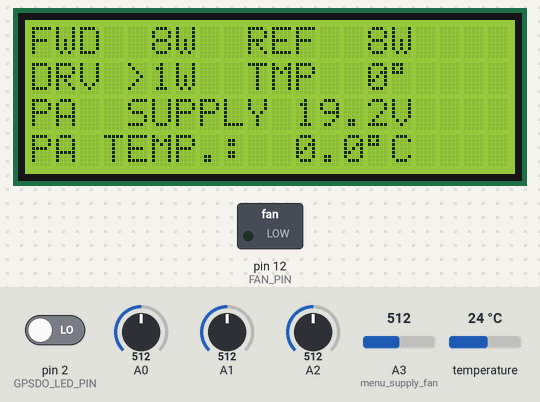
Bench run of a sketch on a simulated Arduino Uno, built with avr-gcc and run on an emulated ATmega328P. Parts: 20×4 character LCD, switched loads named in the sketch (green lamp = pin HIGH). Inputs (shaded band) come from the test bench; at power-on: A0 = 512, A1 = 512, A2 = 512, pin 2 (GPSDO_LED_PIN) LOW, A3 (menu_supply_fan) = 512, temperature 24 °C.

Above: at 3.3 s.
3.4 s: A0 set to 529
At 4.4 s:
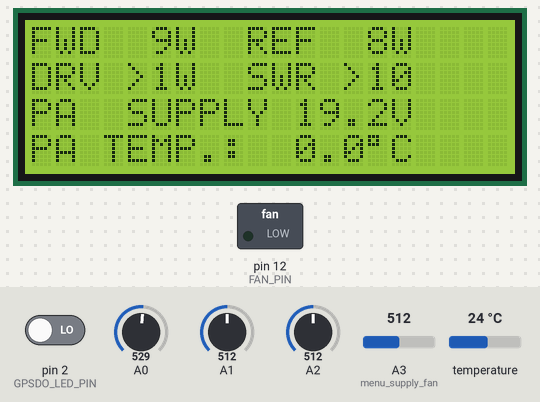
7.6 s: A1 set to 306
At 8.5 s:
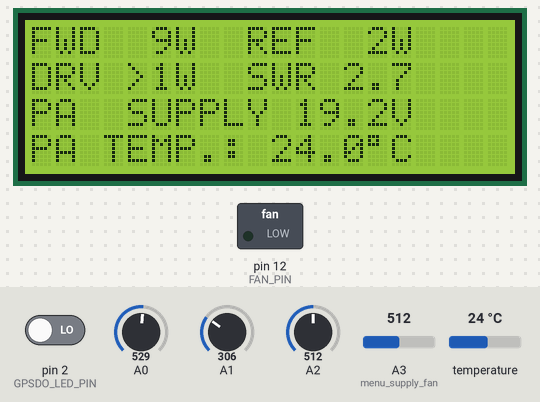
9.4 s: A2 set to 148
10.9 s: A2 set to 125
At 12.7 s:
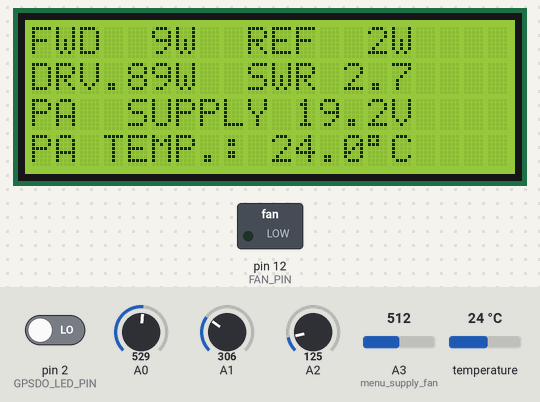
13.3 s: pin 2 (GPSDO_LED_PIN) driven HIGH
At 14.9 s:
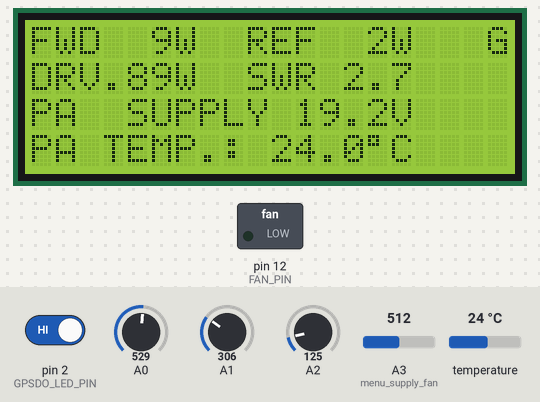
26.5 s: A1 set to 265
At 27.7 s:
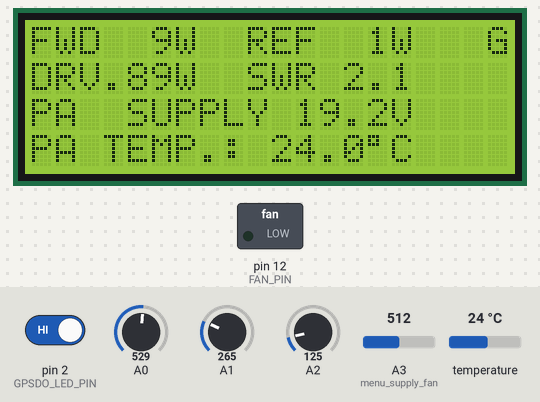
28.0 s: A1 set to 247
At 29.2 s:
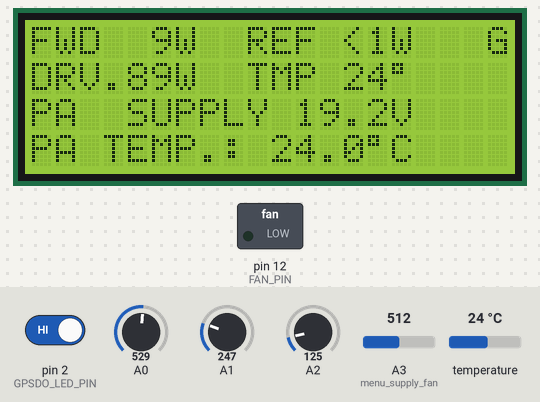
Timing chart, 0 to 30.8 s (numbered marks = the images above; inputs shaded):
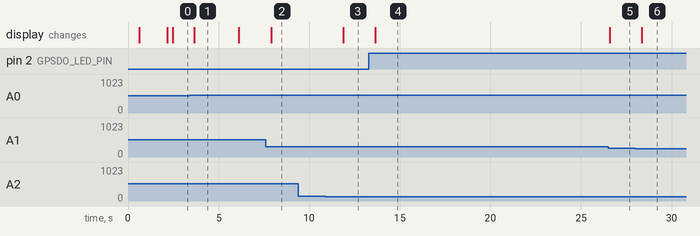

The sketch:

PA-Monitor-SG-Lab-2GHz4-V2.ino
```cpp
// PA-Monitor-SG-Lab-2GHz4-V2.ino   ---------- c 2020 by DC5ZM -------------------------------------------------------
//
// ---------------------------------------------- include libraries --------------------------------------------------
#include <OneWire.h>
#include <DallasTemperature.h>
#include <LiquidCrystal_I2C.h>  // 1.1.2 Frank de Brabander
// ---------------------------------------------- define constants ---------------------------------------------------
LiquidCrystal_I2C lcd(0x38,20,4);  // pcf8754at 0x38 -- pcf8574t 0x20

#define ONE_WIRE_BUS 11    //  Data wire is plugged into pin 12 on the Arduino
#define TEMPERATURE_PRECISION 13
#define FAN_PIN 12
#define NO  0
#define YES 1

#define R_SW 9

#define GPSDO_LED_PIN 2


// ************************************************************** variables to be changed for calibration *********
// use   http://www.xuru.org/rt/PR.asp#CopyPaste   for calculation coefficients                                   *                                                                                                             *
//                                                                           formula used:   y = a +b*x + c*x*x   *
//                                                                                                                *
float    a_drv = 0 , b_drv = 0.227, c_drv = 2;                       // coefficients of polygon approximation DRV *
float    a_fwd = 0.0524, b_fwd = -1.726, c_fwd = 1.957;              //                                   ... FWD *
float    a_ref = 0.0524, b_ref = -1.726, c_ref = 1.957;              //                                   ... REF *
float    scc_drv = 1.0, scc_fwd = 1.0, scc_ref =  1.0 ;              // Shift_Calibration_Curve 0.93=7%> 1.07=7%< *
float    power_drv_min = 0.1;                                        // minimal power for calculation and display *
byte     power_fwd_min = 1, power_ref_min = 1 ,power_drv_max = 1;    // min. power for calc. and display          *
byte     temp_fan_on = 50, voltmeter_full_scale = 30;                // fan on at overtemperature, adjust att. R1 *
// ****************************************************************************************************************


unsigned long time;
uint16_t temp_integer;    // uint16_t = 16 bit integer

char     temp_string[8], power_fwd_string[8], power_ref_string[8], power_drv_string[8], swr_string[8];
char     pa_voltage_string[8], temp_fan_on_string[8];

float    reflexion_coefficient, swr , power_fwd, power_ref, power_drv, voltage_fwd,voltage_ref, voltage_drv;
float    voltage_fwd_peak =0,voltage_ref_peak =0, voltage_drv_peak =0;
float    temperature, tmp_old = 0, pa_voltage;

byte     temp_byte, temp_bar_max = 100, power_drv_int, iii=0;
byte     menu = 1, temp_fan_on_marker;
boolean  fwd_too_low = NO, ref_too_low = NO, fan_active = NO, error_fwd = NO, error_ref = NO, error_swr = NO;

OneWire oneWire(ONE_WIRE_BUS); // Setup a oneWire instance to communicate with any OneWire devices
DallasTemperature sensors(&oneWire); // Pass oneWire reference to Dallas Temperature

// ###################################################################################################################
void setup(void)
{
  Serial.begin(38400);
  lcd.init();                      // initialize the lcd
  //lcd.init();
  sensors.begin();   // Start up the library
  pinMode(FAN_PIN, OUTPUT);
  pinMode(R_SW, INPUT);
  digitalWrite(R_SW, true); // pull-up

  pinMode(GPSDO_LED_PIN, INPUT);

  lcd.backlight();

  read_temperature();
  lcd.setCursor(0,0);
  lcd.print("PA M O N I T O R");
  lcd.setCursor(0,1);  // colum, line nr.
  delay(500);
  lcd.print("c 2020 by DC5ZM");
  delay(1500);
  lcd.clear();
}


// ###################################################################################################################
void loop(void)
{

  int gpsdo_status = digitalRead(GPSDO_LED_PIN);

  if(gpsdo_status == HIGH)
  {
    lcd.setCursor(19,0);
    lcd.print("G");
  } else
  {
    lcd.setCursor(19,0);
    lcd.print(" ");
  }

  select_menu();
  read_temperature();

//   read_ADC();
}


void read_ADC()
{

  Wire.beginTransmission(0x48);         //Address of ADC
  Wire.write(0x1);
  Wire.write(0x2);
  Wire.write(0x83);
  Wire.write(0x0);
  int ack = Wire.endTransmission();
  Serial.print("I2C = ");
  Serial.print(ack);
  Serial.println();
  delay(15);

  Wire.requestFrom(0x48,2,1); //Requesting 4 bytes
  while(Wire.available()){
    float RAW = Wire.read();
    float RAW_voltage = (RAW*4.096/32768.0);
    Serial.print("Raw ADC value = ");
    Serial.print(RAW);
    Serial.print("\tVoltage = ");
    Serial.print(RAW_voltage);
    Serial.println();
  }
  delay(500);
}


// ###################################################################################################################
void select_menu()
{

 menu_directional_couplers();
 menu_supply_fan();
 menu_temperature();
 /*
 if(!digitalRead(R_SW)) menu++;                        // if any of 5 keys pressed change menu
 if(menu  > 2) menu = 1;
 if(menu == 1) menu_temperature();
 if(menu == 2) menu_supply_fan();
  */
}
// -------------------------------------------------------------------------------------------------------------------
void menu_directional_couplers()
{
  for(iii=0; iii<20; iii++)                                     // Take 20 samples and save the highest value
  { voltage_fwd = analogRead(A0);
    voltage_ref = analogRead(A1);
    voltage_drv = analogRead(A2);
    if(voltage_fwd > voltage_fwd_peak) voltage_fwd_peak = voltage_fwd;    // safe the peak of 10 measurements
    if(voltage_ref > voltage_ref_peak) voltage_ref_peak = voltage_ref;
    if(voltage_drv > voltage_drv_peak) voltage_drv_peak = voltage_drv;
  }
  voltage_fwd = voltage_fwd_peak;                                         // use peak voltage for processing
  voltage_ref = voltage_ref_peak;
  voltage_drv = voltage_drv_peak;
// ---------------------------------------- calculate coupler values -------------------------------------------------
  voltage_fwd = voltage_fwd*5/1023*scc_fwd;                        // normalize measured value FWD to 5V x scc_fwd
  voltage_ref = voltage_ref*5/1023*scc_ref;                                             // ... REF to 5V x scc_ref
  voltage_drv = voltage_drv*5/1023*scc_drv;                                             //...  DRV to 5V x scc_drv

  power_fwd = a_fwd + b_fwd*voltage_fwd + c_fwd*voltage_fwd*voltage_fwd;    // polygon approximatiion equation fwd
    if(power_fwd < 0) power_fwd = 0;                                          // avoid negativ values

  power_ref = a_ref + b_ref*voltage_ref + c_ref*voltage_ref*voltage_ref;    // polygon approximatiion equation ref
  if(power_ref < 0) power_ref = 0;

  power_drv = a_drv + b_drv*voltage_drv + c_drv*voltage_drv*voltage_drv;   // polygon approximatiion equation drv
      if(power_drv < 0) power_drv = 0;

  if(power_fwd < power_fwd_min) error_fwd = YES;                            // check for errors
    else error_fwd = NO;
  if(power_ref < power_ref_min) error_ref = YES;
    else error_ref = NO;
  if( (power_fwd <= power_ref) || (error_fwd == YES)  || (error_ref == YES)  ) error_swr = YES;
    else error_swr = NO;

  display_coupler_values();
  voltage_fwd_peak = 0;                                                      // set peak voltages back to 0
  voltage_ref_peak = 0;
  voltage_drv_peak = 0;
}
// -------------------------------------------------------------------------------------------------------------------
void display_coupler_values()
{
  lcd.setCursor(0,0);
  lcd.print("FWD   W  REF   W");

  lcd.setCursor(4,0);
  if(error_fwd == NO)
  { dtostrf(power_fwd,2,0, power_fwd_string);            //  variable for converting float type numbers
    lcd.print(power_fwd_string);
  }
  else
  { lcd.print("<");
    lcd.print(power_fwd_min);
  }

  lcd.setCursor(13,0);
  if(error_ref == NO)
  { dtostrf(power_ref,2,0, power_ref_string);            //  variable for converting float type numbers
    lcd.print(power_ref_string);
  }
  else
  { lcd.print("<");
    lcd.print(power_ref_min);
  }

// ....................................................  line 2 of lcd display  ......................................
  lcd.setCursor(0,1);
  lcd.print("DRV   W  SWR    ");

  lcd.setCursor(2,1);
  if(   (power_drv < power_drv_max) && (power_drv >= power_drv_min)                            )
  { dtostrf(power_drv,3,2, power_drv_string);            //  variable for converting float type numbers
    lcd.print(power_drv_string);
    lcd.setCursor(2,1);
    lcd.print("V");
  }

  if( power_drv < power_drv_min )
  { lcd.setCursor(3,1);
    lcd.print(power_drv_min);
    lcd.setCursor(3,1);
    lcd.print("<");
    lcd.setCursor(6,1);
    lcd.print("W  ");
  }

  if( power_drv >= power_drv_max )
  { lcd.setCursor(5,1);
    lcd.print(power_drv_max);
    lcd.setCursor(4,1);
    lcd.print(">");
  }

  if( error_swr == NO )
  { lcd.setCursor(13,1);
    { reflexion_coefficient = sqrt(power_ref / power_fwd);                       // calculate SWR
      if(reflexion_coefficient <= 0.8)
      { swr = (1+reflexion_coefficient)/(1-reflexion_coefficient);
        dtostrf(swr,2,1, swr_string);
        lcd.print(swr_string);                                                   // display SWR
      }
      else  lcd.print(">10");                                                    // SWR too high
    }
  }
  else                                             // display PA temperature
  { dtostrf(temperature,2,0, temp_string);
    lcd.setCursor(9,1);
    lcd.print("TMP   \xDF");
    lcd.setCursor(13,1);
    lcd.print(temp_string);
    if(fan_active == YES) {lcd.setCursor(15,1); delay(150); lcd.print(" "); delay(150);}
  }
delay(200);
}
// -------------------------------------------------------------------------------------------------------------------
void menu_temperature()
{
  dtostrf(temperature,4,1, temp_string);  //  variable for converting float type numbers
  lcd.setCursor(0,3);                                                        // colum, line nr.
  lcd.print("PA TEMP.: ");
  lcd.print(temp_string);
  lcd.print("\xDF");                                                         // character sign °
  lcd.print("C");

// ....................................................  line 2 of lcd display  ......................................
/*
  lcd.setCursor(0,3);
  lcd.print("0____________100");
  lcd.setCursor(1,3);
  if(temperature<0) temperature=0; if(temperature>100) temperature=100;
  temp_byte = temperature;

  temp_byte /=7.14;                                              // 0 to 100 normalized to0 bis 14
  for(iii=0; iii <= temp_byte; iii++) lcd.print("\xFF");         // \xFF = special character black rectangle

  if(fan_active == YES) {lcd.setCursor(14,3); delay(150); lcd.print(" "); delay(150);}
  delay(250);       // delay prevents flickering of the display
*/
}
// -------------------------------------------------------------------------------------------------------------------
void menu_supply_fan()

{ pa_voltage = 0;
  for(iii=0; iii<10; iii++)
  pa_voltage = pa_voltage + analogRead(A3);
  pa_voltage /= 10;                                               // average of 10 measurements

  pa_voltage = pa_voltage*voltmeter_full_scale/800;              // adjust R1 when changing voltmeter_full_scale   //1023

  lcd.setCursor(0,2);
  lcd.print("PA  SUPPLY     V");
  lcd.setCursor(11,2);
  dtostrf(pa_voltage,3,1, pa_voltage_string);                     //  variable for converting float type numbers

  lcd.print(pa_voltage_string);

// ..........................................  line 2 of lcd display  ................................................

/*
  lcd.setCursor(0,3);
  lcd.print("FAN ON TMP >");

  dtostrf(temp_fan_on,2,0, temp_fan_on_string);             //  variable for converting float type numbers to strings
  lcd.print(temp_fan_on_string);

  lcd.print("\xDF");
  lcd.print("C");

  if(fan_active == YES)
  { lcd.setCursor(4,3); delay(300); lcd.print("  "); delay(300); }              // flash word "ON"
 */
}
// -------------------------------------------------------------------------------------------------------------------
void read_temperature()
{
  if((millis() - time) > 5000)                                          // The sensor is only read out every 5s
  { sensors.requestTemperatures();                                      // because the process takes 750ms
    temperature = sensors.getTempCByIndex(0);                           // in high resolution mode.
    time = millis();
  }

  if(temperature >= temp_fan_on)
  {  digitalWrite(FAN_PIN, HIGH); fan_active = YES; }
  else
  {  digitalWrite(FAN_PIN, LOW) ; fan_active =  NO; }
}
// -------------------------------------------------------------------------------------------------------------------
```

Measured:
- the behaviour switches between 512 and 513 on A0 (found by bisection; images 0 and 1)
- the behaviour switches between 134 and 133 on A2 (found by bisection; images 2 and 3)
- the behaviour switches between 259 and 258 on A1 (found by bisection; images 5 and 6)
- after the input at 3.4 s, the display: changes after 0.25 s (image 1)
- after the input at 7.6 s, the display: changes after 0.31 s (image 2)
- after the input at 9.4 s, every drawn part: stays the same
- after the input at 10.9 s, the display: changes after 0.98 s (image 3)
- after the input at 13.3 s, the display: changes after 0.33 s (image 4)
- after the input at 26.5 s, the display: changes after 0.09 s (image 5)
- after the input at 28.0 s, the display: changes after 0.35 s (image 6)
